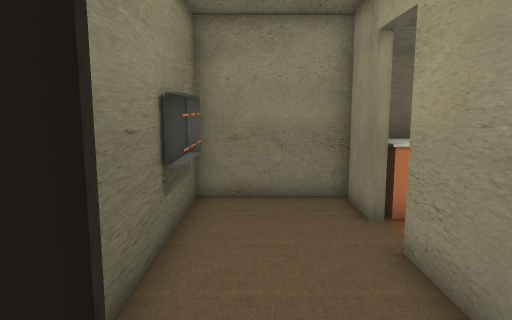
view 1 (above)

13 first-person views from a walk through a Godot game level. The camera is 1.3 m above the floor, tilts 8° down and sees 70° across. Doors that lead somewhere are drawn open, without their leaves. The floor is counted in squares, 0.5 m on a side. Each view is taken from the middle of a square. On the plan, view 1 faces up. The plan holds only what a view shows up to about 20 squares ahead; the rest is blank. The place goes on beyond the plan.

view 2
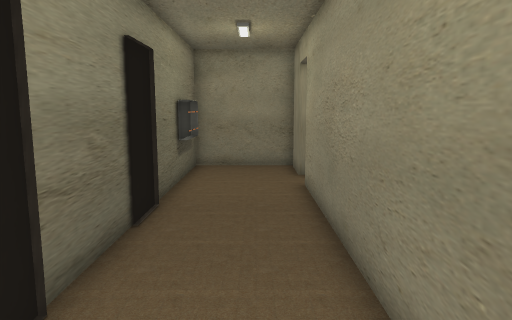

view 3
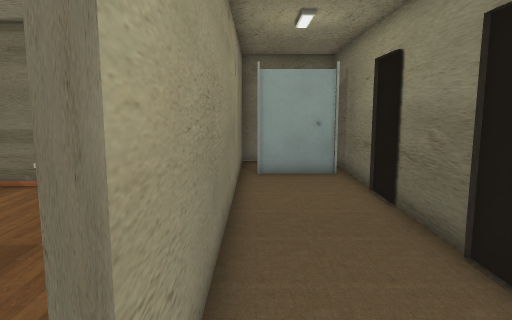

view 4
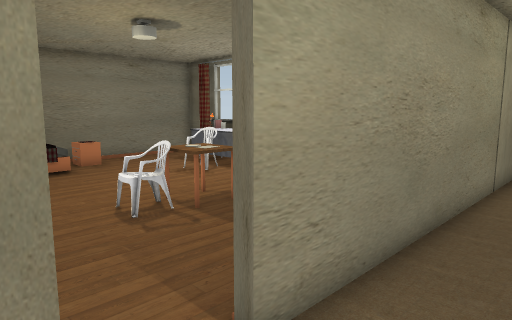

view 5
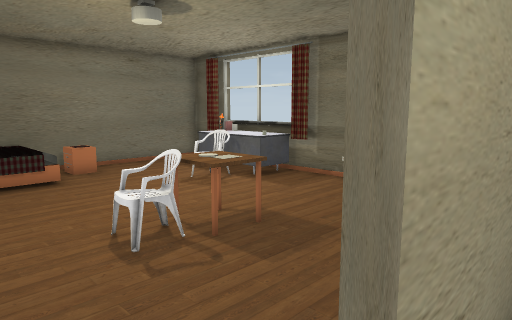

view 6
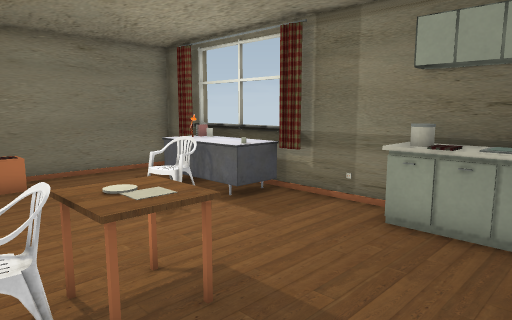

view 7
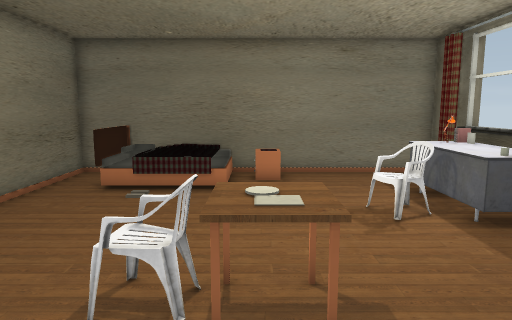

view 8
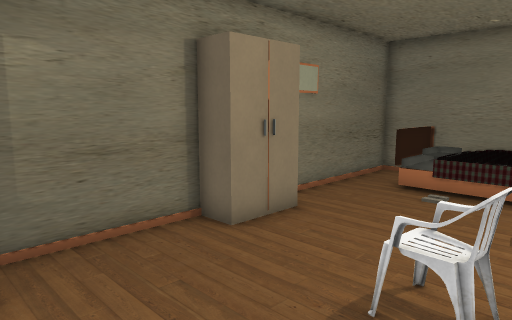

view 9
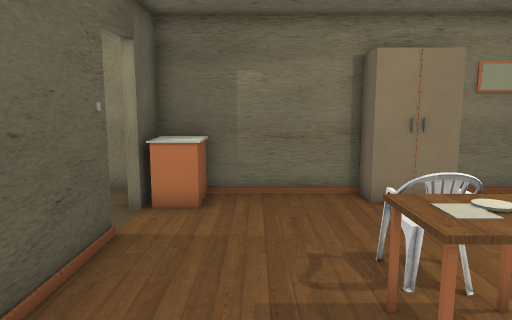

view 10
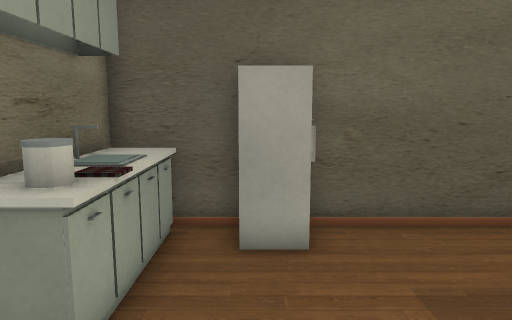

view 11
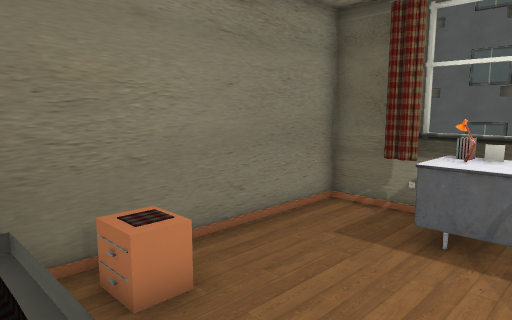

view 12
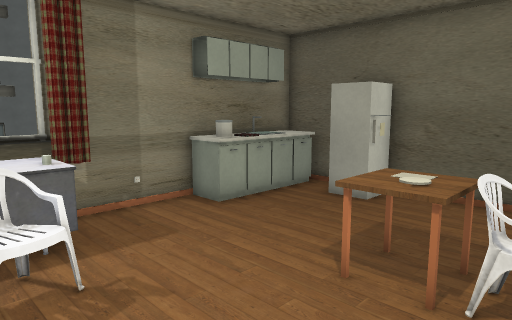

view 13
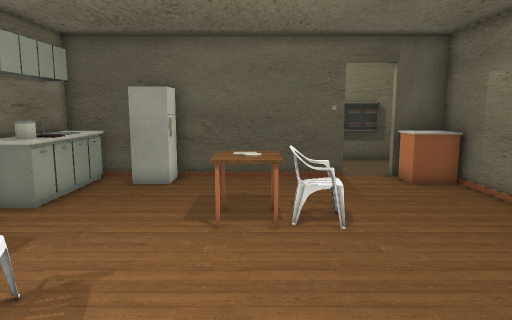

### Floor plan
Key: @ floor where view 1 was taken; # wall or solid block; . floor; D door; = window, fence, low wall or low ledge; ^ raised ledge; B box; C chair; E desk; L block; O other object.
Columns run from 2 left of view 1 to 19 right of it. Each row starts with its distance up from view 1.
 11 ######
 10 #....#^#####  ########
  9 #B...#^....OOOO......#
  8 BB...D............=###
  7 #B...D............##=
  6 #....#............###
  5 #....#....C=......#
  4 #....#....##......####
  3 D....#....OO........O#
  2 D....#....OO.........#
  1 #....#...............#
  0 #.@..#L........C.....#
 -1 #....#L.......#CC....#
 -2 D....#........EEEEE..#
 -3 D....#^^^==.. EEEEE .#
 -4 #....#################
 -5 #....#
 -6 # .. #
 -7 ######

Positions as (right, up) in squares from view 1, and headings:
1: (0, 0), facing up
2: (1, -6), facing up
3: (2, 8), facing down
4: (0, 9), facing down-right
5: (2, 8), facing down-right
6: (4, 5), facing down-right
7: (4, 3), facing right
8: (4, 3), facing up-right
9: (6, -1), facing up
10: (11, -1), facing left
11: (13, 5), facing down-right
12: (14, 5), facing down-left
13: (17, 3), facing left
